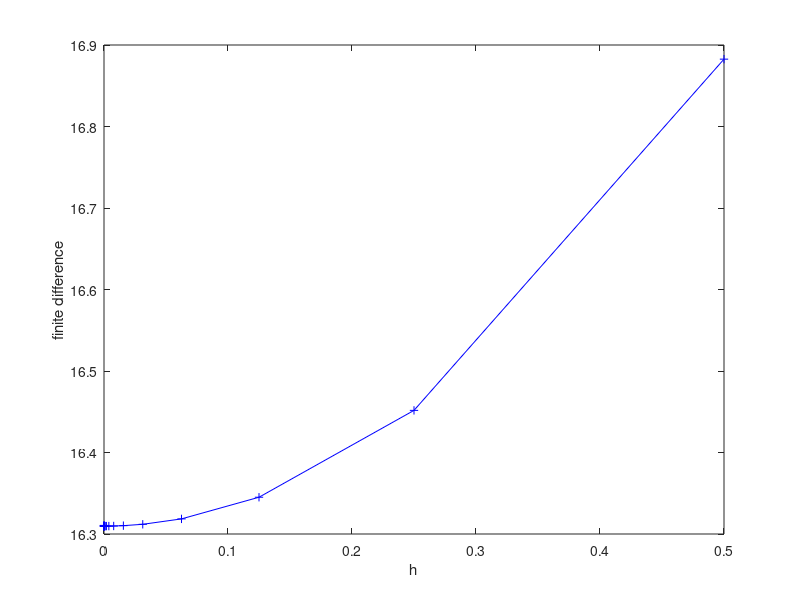
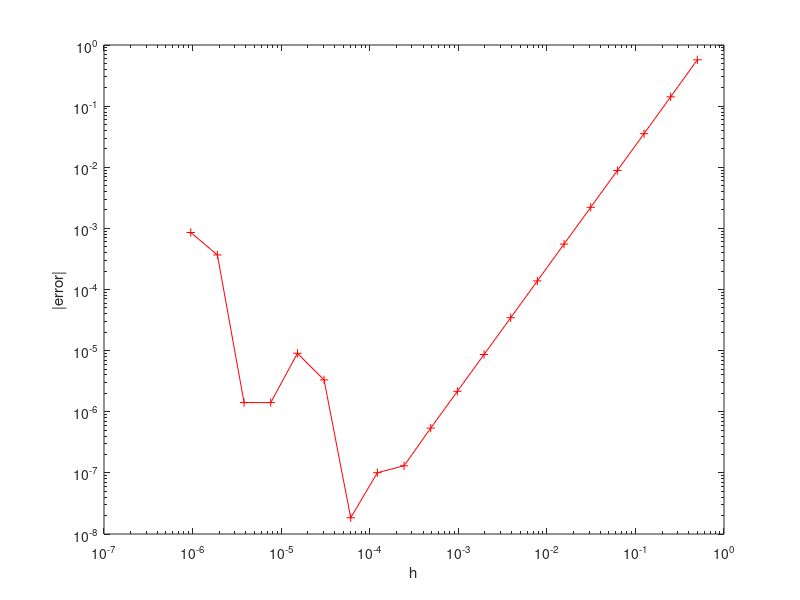

MATLAB code for these plots, in order:
% Numerical Programming 2 CSE
% Tutorial 8 - PDE - Finite Difference Method 2
% Author: Bernhard Gatzhammer

% Matlab code for exercise 1a)

close all
clear all

f = @(x,y) x*y*exp(x*y);
fxx = @(x,y) 2*y^2*exp(x*y) + x*y^3*exp(x*y);
fyy = @(x,y) 2*x^2*exp(x*y) + x^3*y*exp(x*y);
fd  = @(x,y,h) (f(x-h,y) + f(x+h,y) + f(x,y-h) + f(x,y+h) - 4*f(x,y))/(h^2);
x = 1;
y = 1;
exact = fxx(x,y) + fyy(x,y)
kend = 20;
numeric = zeros(1,kend);
hrange  = zeros(1,kend);
for k=1:kend
    hrange(k) = 1/2^k;
    numeric(k) = fd(x,y,hrange(k));
end
plot(hrange, numeric, '+-b')
xlabel('h')
ylabel('finite difference')
figure
error = abs(numeric - exact);
%plot(hrange, error, '+-r')
%semilogy(hrange, error, '+-r')
loglog(hrange, error, 'r+-')
%grid on
xlabel('h')
ylabel('|error|')